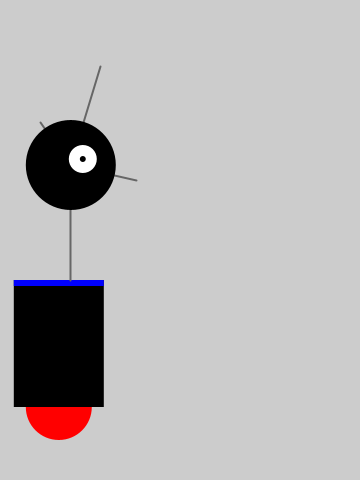
Frame 1 (no input)
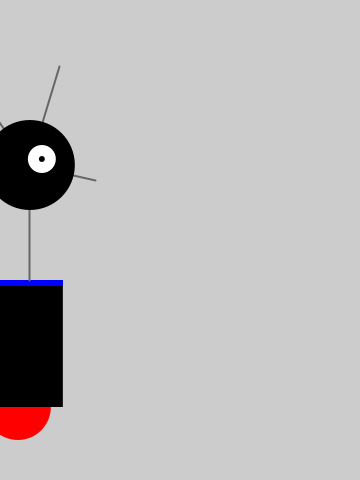
Frame 60 (the mouse pressed at the canvas centre just before this capture)
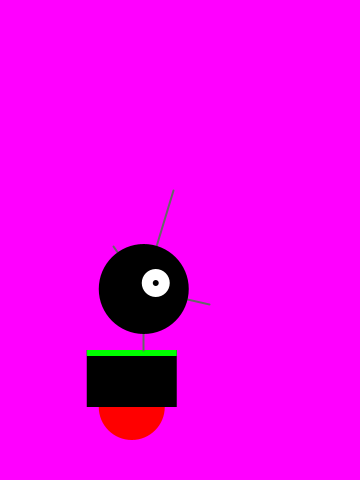
Frame 120 (the mouse held since frame 60 and released just before this capture)

The Processing sketch that drew these frames (run headless with seeded random() and noise(); from frame 60 on, the mouse is pressed at the canvas centre):

// Processing sketch: processing_57297
// ── processing_57297.pde

float x = 60;
float y = 440;
int bodyHeight = 160;
int neckHeight = 70;
int radius = 45;
//int ny = y - bodyHeight - neckHeight - radius;

float easing = 0.02;

void setup () {

  size(360,480);
  smooth();
  strokeWeight(2);
  //background(204);
  ellipseMode(RADIUS);
}

void draw() {
  
  int targetX = mouseX;
  x += (targetX - x) * easing;
  
  if (mousePressed) {
    neckHeight = 16;
    bodyHeight = 90;
    background(255,0,255);
    makeBody(0,255,0);
  } else {
    neckHeight = 70;
    bodyHeight = 160;
    background(204);
    makeBody(0,0,255);
  }
  
  float ny = y - bodyHeight - neckHeight - radius;
  
  makeNeck(ny,radius);
  makeAntenna(ny,radius);
  makeHead(ny,radius);

}

void makeHead (float ny, int rad) {
  smooth();
  noStroke();
  fill(0);
  ellipse(x+12, ny, radius, radius);
  fill(255);
  ellipse(x+24, ny-6, 14, 14);
  fill(0);
  ellipse(x+24, ny-6, 3, 3);
  
}

void makeAntenna (float ny, int rad) {
  
  //Antenna
  smooth();
  line(x+12,ny,x-18,ny-43); // SMALL
  line(x+12,ny,x+42,ny-99); // MEDIUM
  line(x+12,ny,x+78,ny+15); // TALL
  
}
void makeNeck (float ny, int rad) {
   //The Neck of the robot
   smooth();
  stroke(102); //GREY
  line(x+12,y-bodyHeight,x+12,ny);
  
  
  
}
void makeBody (int r, int g, int b){
  smooth();
  noStroke();
  fill(255,0,0);
  ellipse(x, y-33, 33, 33);
  fill(0);
  rect(x-45,y-bodyHeight,90,bodyHeight-33);
  fill(r,g,b);
  rect(x-45,y-bodyHeight,90,6);
  
  
  
}
